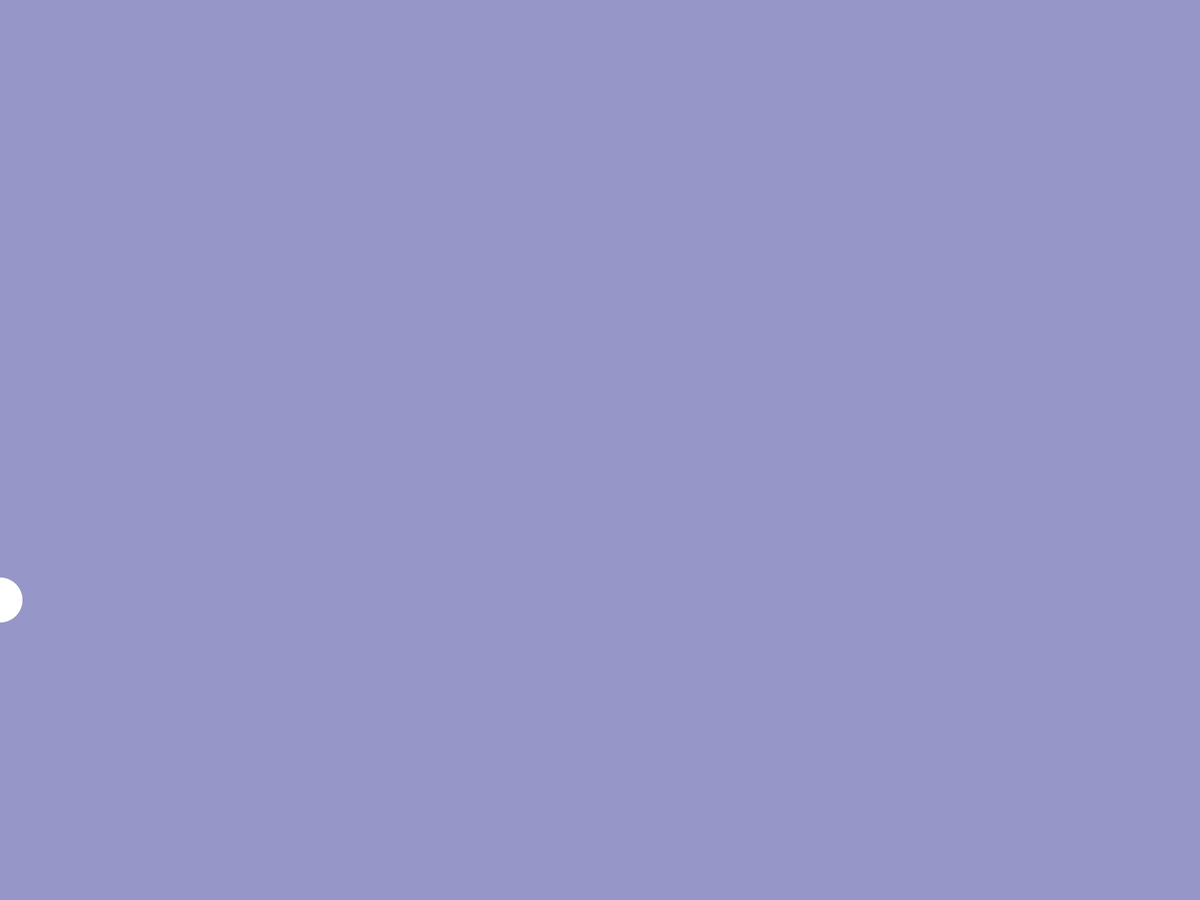
Frame 1 (no input)
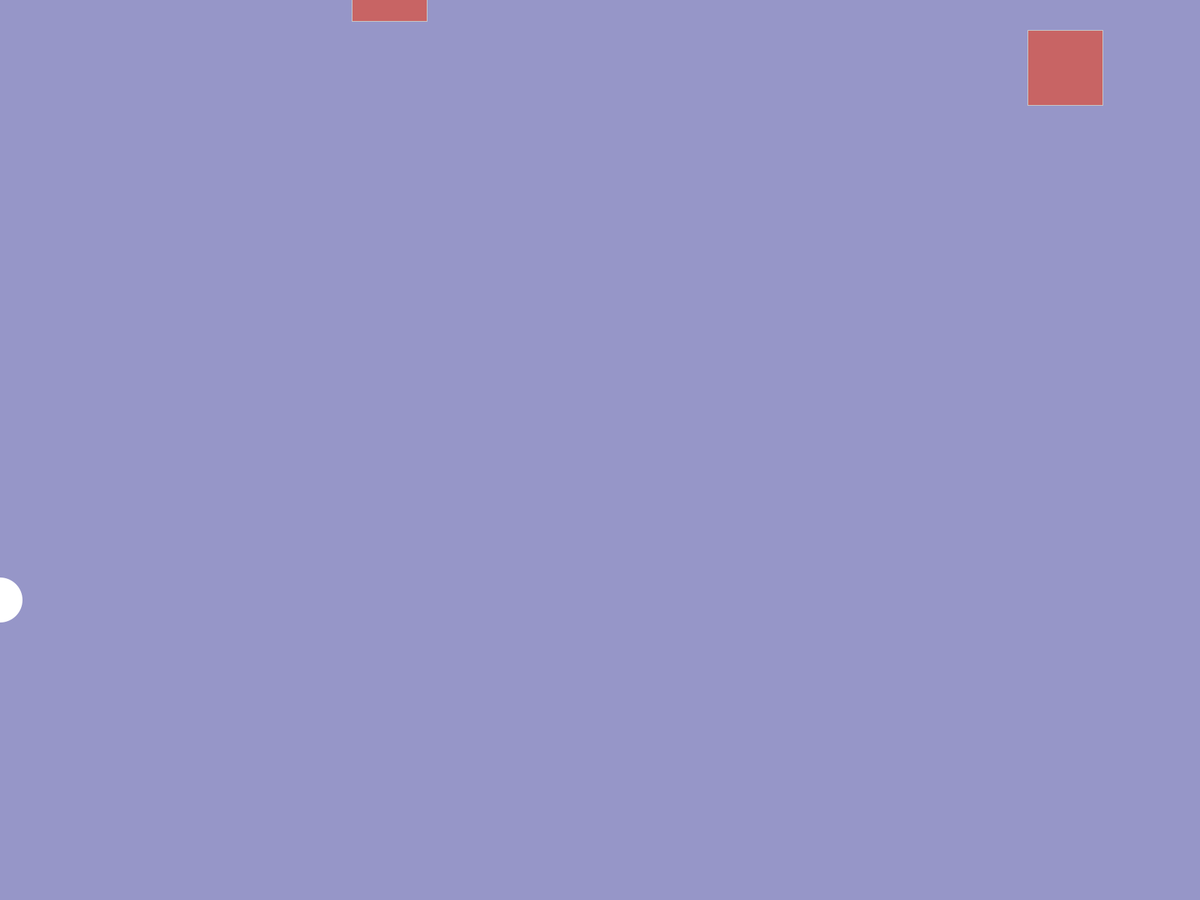
Frame 60 (the mouse pressed at the canvas centre just before this capture)
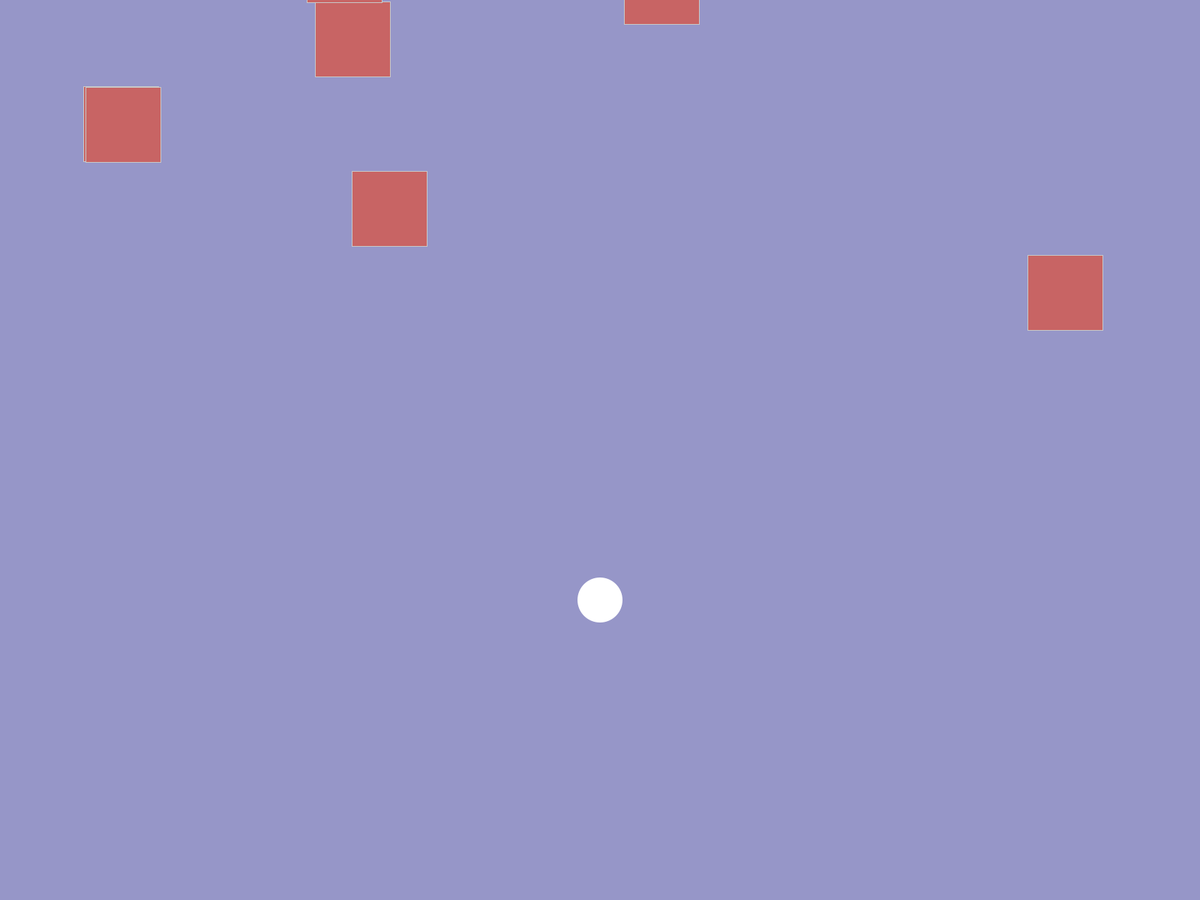
Frame 120 (the mouse held since frame 60 and released just before this capture)

The Processing sketch that drew these frames (run headless with seeded random() and noise(); from frame 60 on, the mouse is pressed at the canvas centre):

// Processing sketch: Falling_Game
// ── Falling_Game.pde
// Goal is to evade falling objects

Player player;
Obstacle[] obstacles = new Obstacle[40];
float speed = 15;
boolean endGame = false;
int score;

void setup(){
  //size(600, 600);
  fullScreen();
  player = new Player();
  score = 0;
  for(int i = 0; i < obstacles.length; i++){
    obstacles[i] = new Obstacle();
  }
}

void draw(){
  background(150, 150, 200);
  
  for(int i = 0; i < obstacles.length; i++){
    //Collision detection
    if(obstacles[i].x < player.x + 28 && 
    player.x - 28 < obstacles[i].x + 100 && 
    obstacles[i].y < player.y + 28 &&
    player.y - 28 < obstacles[i].y + 100){
      background(255,0,0);
      endGame = true;
    }
  }
  
  player.x = mouseX;
  for(int i = 0; i < obstacles.length; i++){
    obstacles[i].fall();
    obstacles[i].show();
  }
  
  player.show();
  score++;
  
  if(endGame){
    stop();
    textSize(100);
    text("Score: " + score, 50, 150);
  }
} 

// ── Obstacle.pde
class Obstacle{
  
  float x;
  float y;
  float fallSpeed = 5;
  
  Obstacle(){
    x = random(0, width);
    y = random(-height * 2, -100);
  }
  
  void show(){
    fill(200,100,100);
    stroke(200);
    rect(x, y, 100, 100);
  }
  
  void fall(){
    y += fallSpeed;
    if(y > height){
      y = random(-height * 2, -height);
      x = random(0, width);
    }
  }
}
// ── Player.pde
class Player{
  
  float x;
  float y;
  
  Player(){
    x = 0;
    y = height / 3 * 2;
  }

  void show(){
    fill(255);
    noStroke();
    ellipse(x, y, 60, 60);
  }
}
